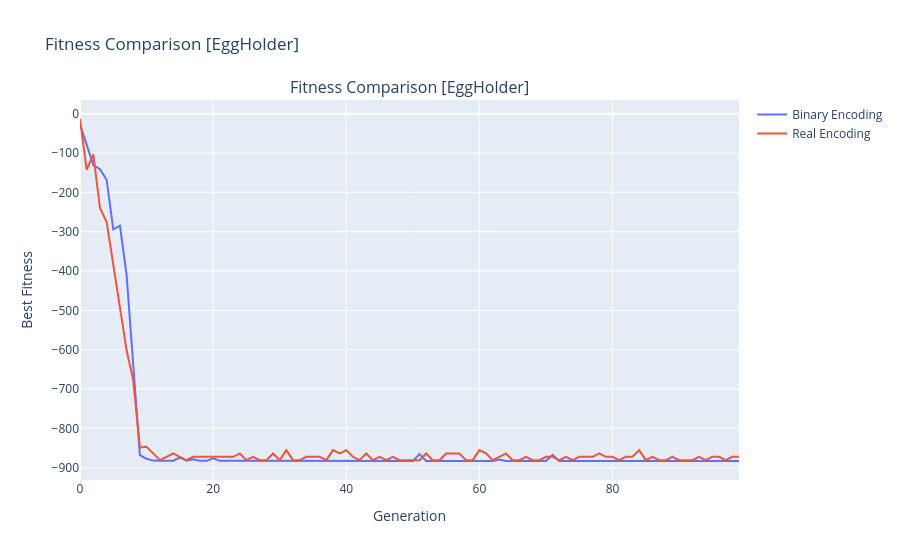
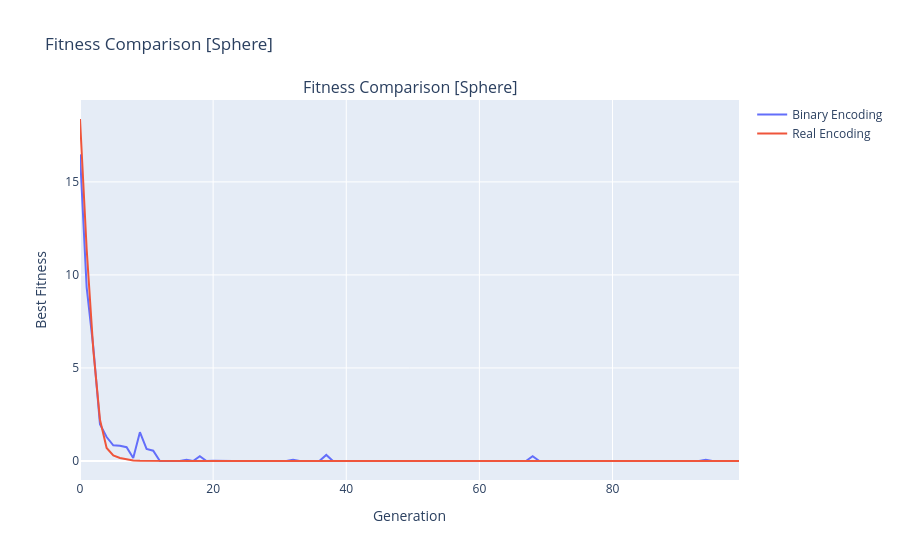

The cell these charts' notebook holds for them, in order:
### Code cell
from metazoo.gym.mono import Function

gens = 100

for fitness in [Function('EggHolder'), Function('Sphere')]:
    print(f"Function: {fitness.__name__}")

    if fitness == Function('Sphere'):
        bounds = [(-5.12, 5.12), (-5.12, 5.12), (-5.12, 5.12), (-5.12, 5.12), (-5.12, 5.12)]
    else:
        bounds = fitness.bounds

    binaryencoder = encoding.Binary(precision=3, bounds=bounds)
    realencoder = encoding.Real(bounds=bounds)

    gaBinary = GeneticAlgorithm(
        fitness_function=fitness,
        crossover_function=crossover.onepoint,
        mutation_function=mutation.flip_bit,
        selection_function=selection.rank,
        population_size=100,
        mutation_rate=0.01,
        crossover_rate=0.7,
        encoder=binaryencoder,
        elitism=0.1,
        minimize=True,
    )

    gaBinary.run(generations=gens, history=False, verbose=False)
    #fig = gaBinary.fitness_plot()
    #fig.update_layout(title_text=f"Fitness - Binary Encoding [{fitness.__name__}]")
    #fig.show()

    gaReal = GeneticAlgorithm(
        fitness_function=fitness,
        crossover_function=crossover.onepoint,
        mutation_function=mutation.gaussian,
        selection_function=selection.rank,
        population_size=100,
        mutation_rate=0.01,
        crossover_rate=0.7,
        encoder=realencoder,
        elitism=0.1,
        minimize=True,
    )

    gaReal.run(generations=gens, history=False, verbose=False)
    #fig = gaReal.fitness_plot()
    #fig.update_layout(title_text=f"Fitness - Real Encoding [{fitness.__name__}]")
    #fig.show()

    # Comparación de históricos

    # Graficar el mejor fitness por generación para ambas codificaciones
    fig = make_subplots(rows=1, cols=1, subplot_titles=[f"Fitness Comparison [{fitness.__name__}]"])
    fig.add_trace(go.Scatter(
        y=np.array(gaBinary.fitness_history), 
        mode='lines', 
        name='Binary Encoding'
    ), row=1, col=1)
    fig.add_trace(go.Scatter(
        y=np.array(gaReal.fitness_history), 
        mode='lines', 
        name='Real Encoding'
    ), row=1, col=1)
    fig.update_xaxes(title_text="Generation", row=1, col=1)
    fig.update_yaxes(title_text="Best Fitness", row=1, col=1)
    fig.update_layout(title_text=f"Fitness Comparison [{fitness.__name__}]")
    fig.show()

### Figure 1 — Plotly figure (JSON) as saved in the notebook; plotly's stock layout.template omitted (floating-point values rounded to 4 significant figures)
{"data": [{"mode": "lines", "name": "Binary Encoding", "type": "scatter", "xaxis": "x", "y": [-26.99, -81.3, -130.5, -141.2, -167.9, -294.0, -284.9, -410.6, -632.6, -867.7, -877.2, -881.9, -882.0, -882.1, -882.3, -874.4, -882.4, -878.3, -882.4, -882.4, -876.2, -882.5, -882.5, -882.5, -882.5, -882.5, -882.5, -882.6, -882.6, -882.1, -882.7, -882.2, -882.8, -882.8, -882.9, -882.9, -882.9, -882.9, -882.9, -882.9, -882.9, -882.9, -882.9, -882.9, -882.9, -882.9, -882.9, -882.9, -882.9, -882.9, -882.9, -865.4, -882.9, -882.9, -882.9, -882.9, -882.9, -882.9, -882.9, -881.5, -882.9, -882.9, -882.9, -879.0, -882.9, -882.9, -882.9, -882.9, -882.9, -882.9, -882.9, -867.3, -882.9, -882.9, -882.9, -882.9, -882.9, -882.9, -882.9, -882.9, -882.9, -882.9, -882.9, -882.8, -882.9, -882.9, -882.9, -882.9, -882.9, -882.9, -882.8, -882.9, -882.9, -882.9, -882.9, -882.9, -882.9, -882.9, -882.9, -882.9], "yaxis": "y"}, {"mode": "lines", "name": "Real Encoding", "type": "scatter", "xaxis": "x", "y": [-13.57, -142.5, -103.4, -239.9, -275.1, -387.3, -497.4, -601.6, -677.9, -848.3, -846.7, -863.7, -880.7, -872.2, -863.7, -872.2, -880.7, -872.2, -872.2, -872.2, -872.2, -872.2, -872.2, -872.2, -863.7, -880.7, -872.2, -880.7, -880.7, -863.7, -880.7, -855.2, -880.7, -880.7, -872.2, -872.2, -872.2, -880.7, -855.2, -863.7, -855.2, -872.2, -880.7, -863.7, -880.7, -872.2, -880.7, -872.2, -880.7, -880.7, -880.7, -880.7, -863.7, -880.7, -880.7, -863.7, -863.7, -863.7, -880.7, -880.7, -855.2, -863.7, -880.7, -872.2, -863.7, -880.7, -880.7, -872.2, -880.7, -880.7, -872.2, -872.2, -880.7, -872.2, -880.7, -872.2, -872.2, -872.2, -863.7, -872.2, -872.2, -880.7, -872.2, -872.2, -855.2, -880.7, -872.2, -880.7, -880.7, -872.2, -880.7, -880.7, -880.7, -872.2, -880.7, -872.2, -872.2, -880.7, -872.2, -872.2], "yaxis": "y"}], "layout": {"annotations": [{"font": {"size": 16}, "showarrow": false, "text": "Fitness Comparison [EggHolder]", "x": 0.5, "xanchor": "center", "xref": "paper", "y": 1, "yanchor": "bottom", "yref": "paper"}], "title": {"text": "Fitness Comparison [EggHolder]"}, "xaxis": {"anchor": "y", "domain": [0, 1], "title": {"text": "Generation"}}, "yaxis": {"anchor": "x", "domain": [0, 1], "title": {"text": "Best Fitness"}}}}

### Figure 2 — Plotly figure (JSON) as saved in the notebook; plotly's stock layout.template omitted (floating-point values rounded to 4 significant figures)
{"data": [{"mode": "lines", "name": "Binary Encoding", "type": "scatter", "xaxis": "x", "y": [16.48, 9.333, 6.118, 1.983, 1.286, 0.8434, 0.8226, 0.7406, 0.1579, 1.548, 0.6528, 0.5545, 0.002868, 0.0003192, 7.87e-05, 6.162e-05, 0.06585, 3.226e-05, 0.2617, 3.323e-05, 0.01655, 2.836e-05, 2.832e-05, 2.832e-05, 2.835e-05, 2.832e-05, 2.832e-05, 2.832e-05, 2.832e-05, 2.832e-05, 2.832e-05, 2.832e-05, 0.06559, 2.832e-05, 2.832e-05, 2.832e-05, 0.01745, 0.3277, 2.832e-05, 2.832e-05, 2.832e-05, 0.0003014, 2.832e-05, 2.832e-05, 0.0001029, 2.832e-05, 2.832e-05, 2.832e-05, 2.832e-05, 2.832e-05, 2.832e-05, 2.832e-05, 2.832e-05, 2.832e-05, 0.001054, 2.832e-05, 2.832e-05, 2.832e-05, 2.832e-05, 2.832e-05, 2.832e-05, 2.832e-05, 0.01642, 2.832e-05, 2.832e-05, 2.832e-05, 2.832e-05, 2.832e-05, 0.2622, 2.832e-05, 0.0002854, 2.832e-05, 2.832e-05, 2.839e-05, 2.832e-05, 2.832e-05, 2.832e-05, 2.832e-05, 2.832e-05, 2.832e-05, 2.832e-05, 2.832e-05, 0.0003589, 3.245e-05, 2.832e-05, 2.832e-05, 2.832e-05, 2.832e-05, 2.832e-05, 2.861e-05, 2.832e-05, 2.832e-05, 2.832e-05, 2.832e-05, 0.06584, 2.832e-05, 2.832e-05, 2.832e-05, 0.01642, 2.832e-05], "yaxis": "y"}, {"mode": "lines", "name": "Real Encoding", "type": "scatter", "xaxis": "x", "y": [18.38, 11.39, 5.965, 2.224, 0.702, 0.2968, 0.165, 0.0967, 0.02239, 0.0074, 0.00143, 0.0003036, 0.0, 5.034e-05, 3.654e-06, 1.076e-06, 0.0004061, 0.0, 0.0, 0.0, 0.0001627, 0.0, 6.772e-05, 0.0001128, 3.486e-05, 0.0001631, 0.0, 0.0, 0.0001236, 0.0001657, 0.0, 3.028e-05, 0.0, 0.0, 2.662e-05, 0.0, 0.0, 6.698e-08, 0.0, 0.0, 0.0004369, 0.0003891, 0.0, 0.0, 0.0, 3.984e-05, 0.0, 1.693e-05, 0.0002055, 2.777e-05, 5.64e-05, 8.639e-05, 0.0005312, 0.0, 0.0002308, 0.0, 4.398e-05, 0.0, 0.0003905, 1.477e-05, 0.0, 0.0001102, 0.0003882, 3.209e-05, 0.0, 2.914e-05, 0.0, 8.271e-09, 0.0005725, 0.0, 0.0009197, 0.0006871, 0.0, 0.0, 4.652e-05, 0.0, 0.0, 0.0, 0.0, 0.0004007, 0.0001568, 0.0, 0.0, 1.373e-05, 0.0, 0.0, 0.0001108, 0.0, 0.0002589, 0.0, 1.603e-05, 1.841e-05, 0.0003807, 0.0001035, 1.432e-05, 0.0, 0.0, 2.555e-05, 0.0, 1.399e-06], "yaxis": "y"}], "layout": {"annotations": [{"font": {"size": 16}, "showarrow": false, "text": "Fitness Comparison [Sphere]", "x": 0.5, "xanchor": "center", "xref": "paper", "y": 1, "yanchor": "bottom", "yref": "paper"}], "title": {"text": "Fitness Comparison [Sphere]"}, "xaxis": {"anchor": "y", "domain": [0, 1], "title": {"text": "Generation"}}, "yaxis": {"anchor": "x", "domain": [0, 1], "title": {"text": "Best Fitness"}}}}
